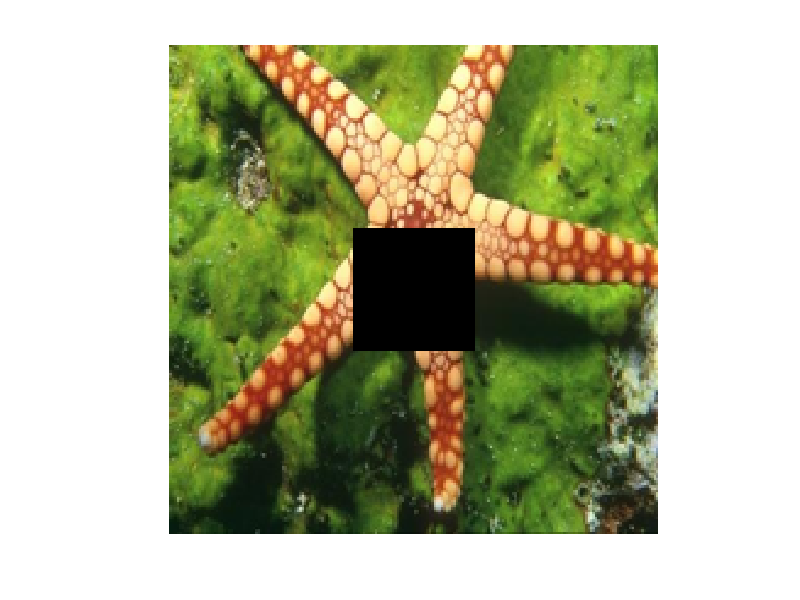

This figure's MATLAB source: (Note: this script raises an error after producing the figure.)
clc
clear all
close all
load('net.mat'); %import net.mat(previously created)
load('ysa.mat'); %import ysa.mat
a=ysa; %ysa matrix assigned to variable a
imshow(a) 

span1 =1:200; 
span2 =1:75; 
[x1,y1]=meshgrid(span1,span2); 
p1 = [x1(:) y1(:)]'; 
for num=1:length(p1) 
    t1(1,num) = a(p1(1,num),p1(2,num),1)/255; 
     t1(2,num) = a(p1(1,num),p1(2,num),2)/255;
      t1(3,num) = a(p1(1,num),p1(2,num),3)/255;
end

span3 =1:75;  
span4 =76:125;
[x2,y2]=meshgrid(span3,span4);
p2 = [x2(:) y2(:)]';
for num=1:length(p2)
    t2(1,num) = a(p2(1,num),p2(2,num),1)/255;
     t2(2,num) = a(p2(1,num),p2(2,num),2)/255;
      t2(3,num) = a(p2(1,num),p2(2,num),3)/255;
end

span5 =126:200; 
span6 =76:125;
[x3,y3]=meshgrid(span5,span6);
p3 = [x3(:) y3(:)]';
for num=1:length(p3)
    t3(1,num) = a(p3(1,num),p3(2,num),1)/255;
     t3(2,num) = a(p3(1,num),p3(2,num),2)/255;
      t3(3,num) = a(p3(1,num),p3(2,num),3)/255;   
end

span7 =1:200; 
span8 =126:200;
[x4,y4]=meshgrid(span7,span8);
p4 = [x4(:) y4(:)]';

for num=1:length(p4)
    t4(1,num) = a(p4(1,num),p4(2,num),1)/255;
     t4(2,num) = a(p4(1,num),p4(2,num),2)/255;
      t4(3,num) = a(p4(1,num),p4(2,num),3)/255;
end
%upper left and lower parts of the image scanned, pixel values taken
%valuables divided by 255 because we don't want high pixel valuable
      
p8=[p1 p2 p3 p4]; %parts merged
t=[t1 t2 t3 t4];
t = double(t); %valuables tubled to integer

span9=76:125; 
span10=76:125;
[x5,y5]=meshgrid(span9,span10);
test=[x5(:) y5(:)]'; %the black part created



% net = feedforwardnet([40 30 20 10]); 
% net.divideFcn=''; 
% net.trainParam.Goal = 10^-6; 
% net.trainParam.epochs = 1000; 
% net=train(net,p8,t);  

%artifical neural networks created
%you must several times try for the best result

p=[p8,test]; %new p variable created and the missing part included all coordinate valuables
y=net(p); %new p matrix enter training
a_ysa = zeros(size(a,1),size(a,2),3); 
for num = 1:length(y)
    a_ysa(p(1,num),p(2,num),1)=double(y(1,num))*255; %
    a_ysa(p(1,num),p(2,num),2)=double(y(2,num))*255;
    a_ysa(p(1,num),p(2,num),3)=double(y(3,num))*255;
end
%40000 samples point product by rgb valuables for recover image
a_ysa = uint8(a_ysa); %double compare to uint8
figure,imshowpair(a,a_ysa,'montage')
